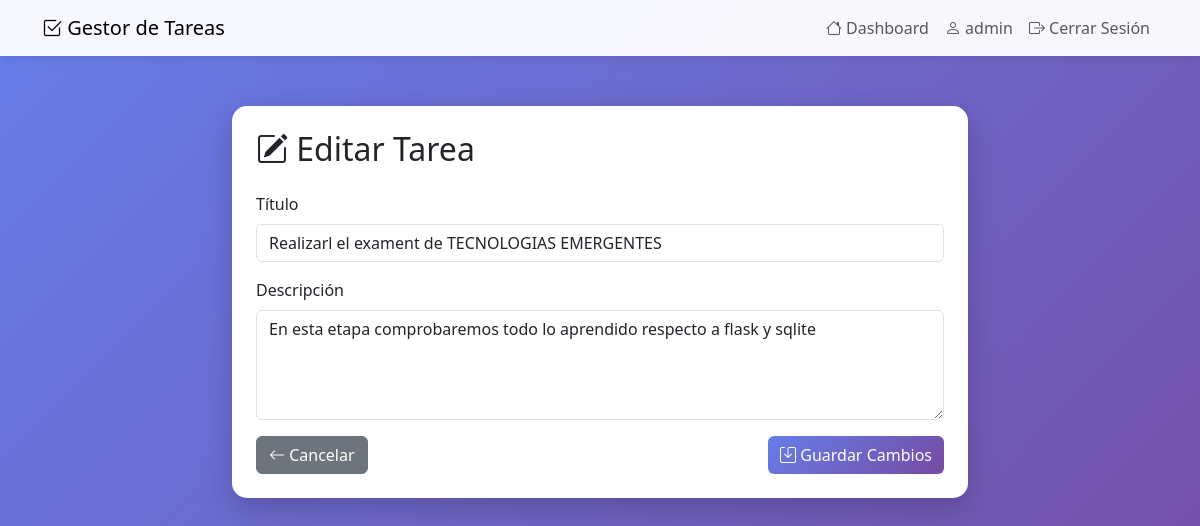
The page /task/1/edit (signed in) on the database its author committed.
### tables this page shows
CREATE TABLE tasks (
            id INTEGER PRIMARY KEY AUTOINCREMENT,
            title TEXT NOT NULL,
            description TEXT,
            completed INTEGER DEFAULT 0,
            user_id INTEGER NOT NULL,
            created_at TIMESTAMP DEFAULT CURRENT_TIMESTAMP,
            FOREIGN KEY (user_id) REFERENCES users (id) ON DELETE CASCADE
        );

### controllers/task_controller.py (the view, shortened to what this page needs)
@task_bp.route('/task/<int:task_id>/edit', methods=['GET', 'POST'])
@login_required
def edit_task(task_id):
    task = Task.get_by_id(task_id, session['user_id'])
    if not task:
        flash('Tarea no encontrada', 'danger')
        return redirect(url_for('task.dashboard'))
    return render_template('edit_task.html', task=task)

### models/database.py (called while the page is built)
def get_db():
    conn = sqlite3.connect(Config.DATABASE)
    conn.row_factory = sqlite3.Row
    return conn

### models/task.py (called while the page is built)
    @staticmethod
    def get_by_id(task_id, user_id):
        conn = get_db()
        cursor = conn.cursor()
        cursor.execute(
            'SELECT * FROM tasks WHERE id = ? AND user_id = ?',
            (task_id, user_id)
        )
        row = cursor.fetchone()
        conn.close()
        if row:
            return Task(
                row['id'], row['title'], row['description'],
                row['completed'], row['user_id'], row['created_at']
            )
        return None

### utils/auth.py (called while the page is built)
def login_required(f):
    @wraps(f)
    def decorated_function(*args, **kwargs):
        if 'user_id' not in session:
            flash('Debes iniciar sesión para acceder a esta página', 'warning')
            return redirect(url_for('auth.login'))
        return f(*args, **kwargs)
    return decorated_function

### templates/edit_task.html (shortened to what this page needs)
{% extends "base.html" %}
{% block content %}
<div class="row justify-content-center">
    <div class="col-md-8">
        <div class="card">
            <div class="card-body p-4">
                <h2 class="card-title mb-4">
                    <i class="bi bi-pencil-square"></i> Editar Tarea
                </h2>
                <form method="POST" action="{{ url_for('task.edit_task', task_id=task.id) }}">
                    <div class="mb-3">
                        <label for="title" class="form-label">Título</label>
                        <input type="text" class="form-control" id="title" name="title"
                               value="{{ task.title }}" required>
                    </div>
                    <div class="mb-3">
                        <label for="description" class="form-label">Descripción</label>
                        <textarea class="form-control" id="description" name="description"
                                  rows="4">{{ task.description or '' }}</textarea>
                    </div>
                    <div class="d-flex justify-content-between">
                        <a href="{{ url_for('task.dashboard') }}" class="btn btn-secondary">
                            <i class="bi bi-arrow-left"></i> Cancelar
                        </a>
                        <button type="submit" class="btn btn-primary">
                            <i class="bi bi-save"></i> Guardar Cambios
                        </button>
                    </div>
                </form>
            </div>
        </div>
    </div>
</div>
{% endblock %}

### templates/base.html (style rules this page uses)
body { background: linear-gradient(135deg, #667eea 0%, #764ba2 100%); min-height: 100vh; }
.card { box-shadow: 0 10px 30px rgba(0,0,0,0.2); border: none; border-radius: 15px; }
.btn-primary { background: linear-gradient(135deg, #667eea 0%, #764ba2 100%); border: none; }

### rows shown on the page
tasks: title "Realizarl el exament de TECNOLOGIAS EMERGENTES", description "En esta etapa comprobaremos todo lo aprendido respecto a flask y sqlite"

### other values the page prints
{{ session.username }} "admin"
